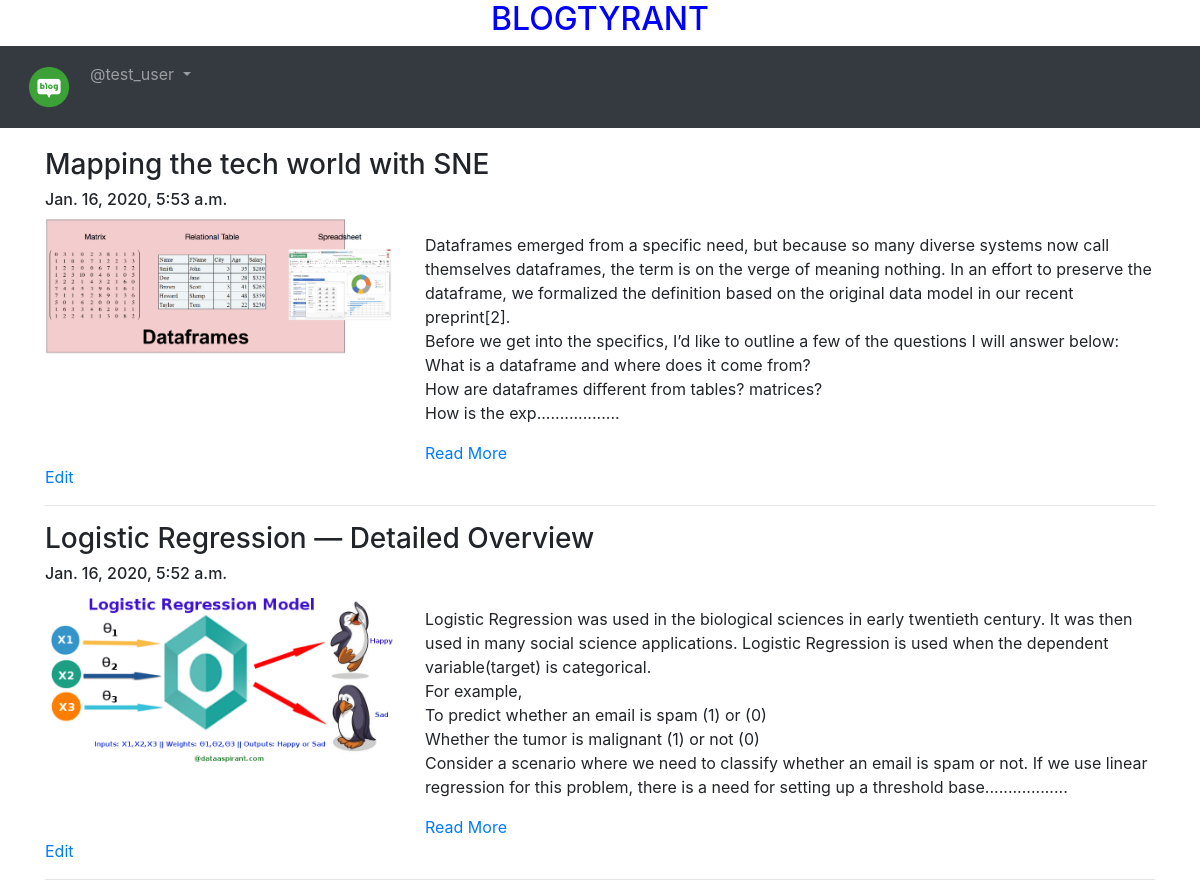
The page /blog/my-blogs/ (signed in) on the database its author committed.
### App_Blog/models.py (models this page shows, shortened)
class Blog(models.Model):
    author = models.ForeignKey(User, on_delete=models.CASCADE, related_name='post_author')
    blog_title = models.CharField(max_length=264, verbose_name="Put a Title")
    slug = models.SlugField(max_length=264, unique=True)
    blog_content = models.TextField(verbose_name="What is on your mind?")
    blog_image = models.ImageField(upload_to='blog_images', verbose_name="Image")
    publish_date = models.DateTimeField(auto_now_add=True)
    update_date = models.DateTimeField(auto_now=True)
    class Meta:
        ordering = ['-publish_date',]

### App_Blog/views.py (the view)
# urls.py: path('my-blogs/', views.MyBlogs.as_view(), name='my_blogs'),
class MyBlogs(LoginRequiredMixin, TemplateView):
    template_name = 'App_Blog/my_blogs.html'

### App_Blog/templatetags/custom_filters.py (called while the page is built)
def range_filter(value):
    return value[0:500] + ".................."

### templates/App_Blog/my_blogs.html (shortened to what this page needs)
{% extends 'base.html' %}
{% load custom_filters %}
{% block body_block %}
{% for blog in user.post_author.all %}
<h3>{{blog.blog_title}}</h3>
<h6>{{blog.publish_date}}</h6>
<div class="row">
  <div class="col-sm-4">
    <img src="/media/{{blog.blog_image}}" width="100%">
  </div>
  <div class="col-sm-8">
    <p>{{blog.blog_content|range_filter|linebreaks}}</p>
    <a href="{% url 'App_Blog:blog_details' slug=blog.slug %}">Read More</a>
  </div>
</div>
<a href="{% url 'App_Blog:edit_blog' pk=blog.pk %}">Edit</a>
<hr>
{% endfor %}
{% endblock %}

### templates/base.html (shortened to what this page needs)
<!DOCTYPE html>
{% load static %}
<html lang="en" dir="ltr">
<head>
  <link rel="stylesheet" href="https://maxcdn.bootstrapcdn.com/bootstrap/4.4.1/css/bootstrap.min.css">
  <link href="https://maxcdn.bootstrapcdn.com/font-awesome/4.7.0/css/font-awesome.min.css" rel="stylesheet">
</head>
<body>
  <h2 style="text-align:center;color:blue;">BLOGTYRANT</h2>
  <nav class="navbar navbar-expand-sm bg-dark navbar-dark">
    <ul class="navbar-nav">
      <li class="nav-item active">
        <a class="nav-link" href="{% url 'index' %}"><img src="/media/logo.png" width="50px"></a>
      </li>
      {% if user.is_authenticated %}
      <div class="nav-item dropdown">
        <a class="nav-link dropdown-toggle" href="#" id="navbardrop" data-toggle="dropdown">
          @{{user.username}}
        </a>
      </div>
      {% endif %}
    </ul>
  </nav>
  <div class="container" style="padding-top:20px">
    {% block body_block %}
    {% endblock %}
  </div>
</body>
</html>

### rows shown on the page
Blog: blog_title "Mapping the tech world with SNE", publish_date "Jan. 16, 2020, 5:53 a.m.", blog_image (picture), blog_content|range_filter "Dataframes emerged from a specific need, but because so many diverse systems now call themselves dataframes, the term is on the verge of meaning nothing. In an effort to preserve the dataframe, we formalized the definition based on the original data model in our recent preprint[2]. Before we get into the specifics, I’d like to outline a few of the questions I will answer below: What is a dataframe and where does it come from? How are dataframes different from tables? matrices? How is the exp.................."
Blog: blog_title "Logistic Regression — Detailed Overview", publish_date "Jan. 16, 2020, 5:52 a.m.", blog_image (picture), blog_content|range_filter "Logistic Regression was used in the biological sciences in early twentieth century. It was then used in many social science applications. Logistic Regression is used when the dependent variable(target) is categorical. For example, To predict whether an email is spam (1) or (0) Whether the tumor is malignant (1) or not (0) Consider a scenario where we need to classify whether an email is spam or not. If we use linear regression for this problem, there is a need for setting up a threshold base.................."

### other values the page prints
{{ user.username }} "test_user"
